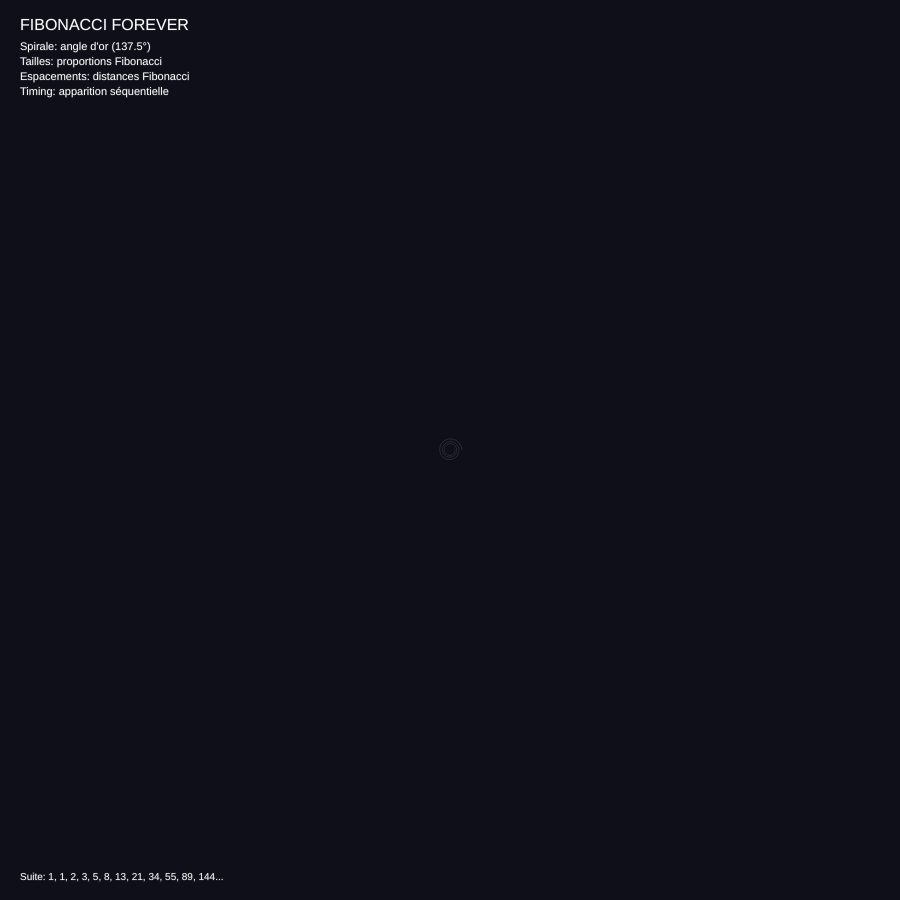
Frame 1 (no input)
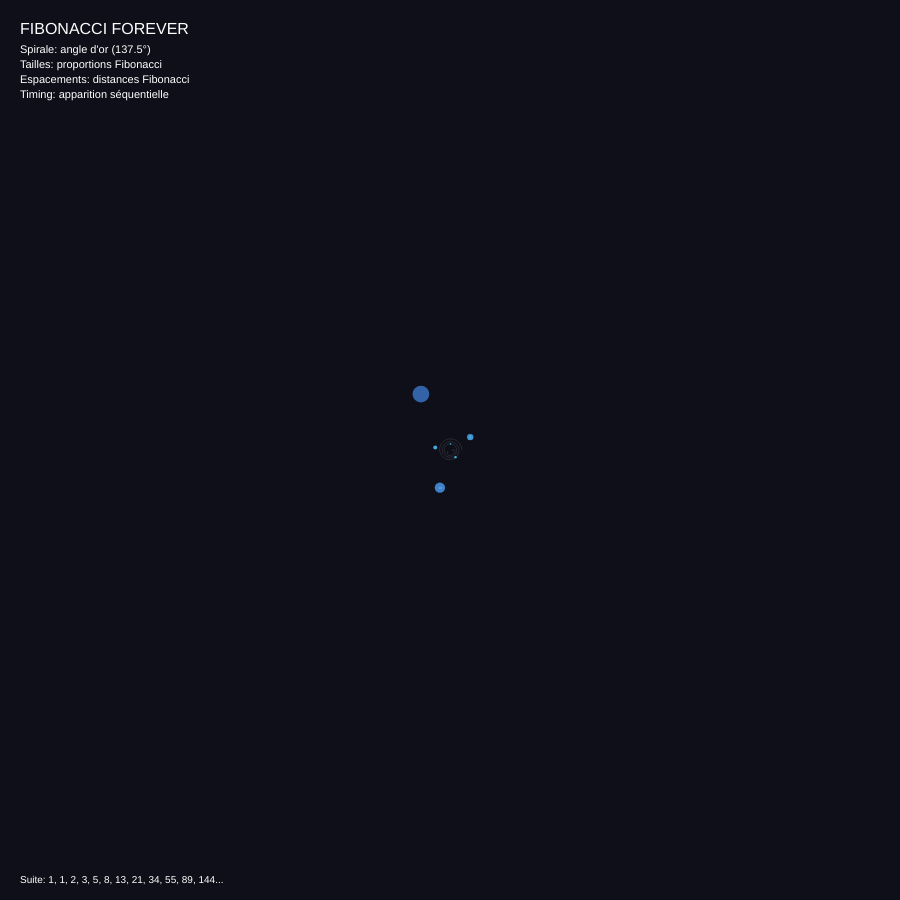
Frame 60 (no input)
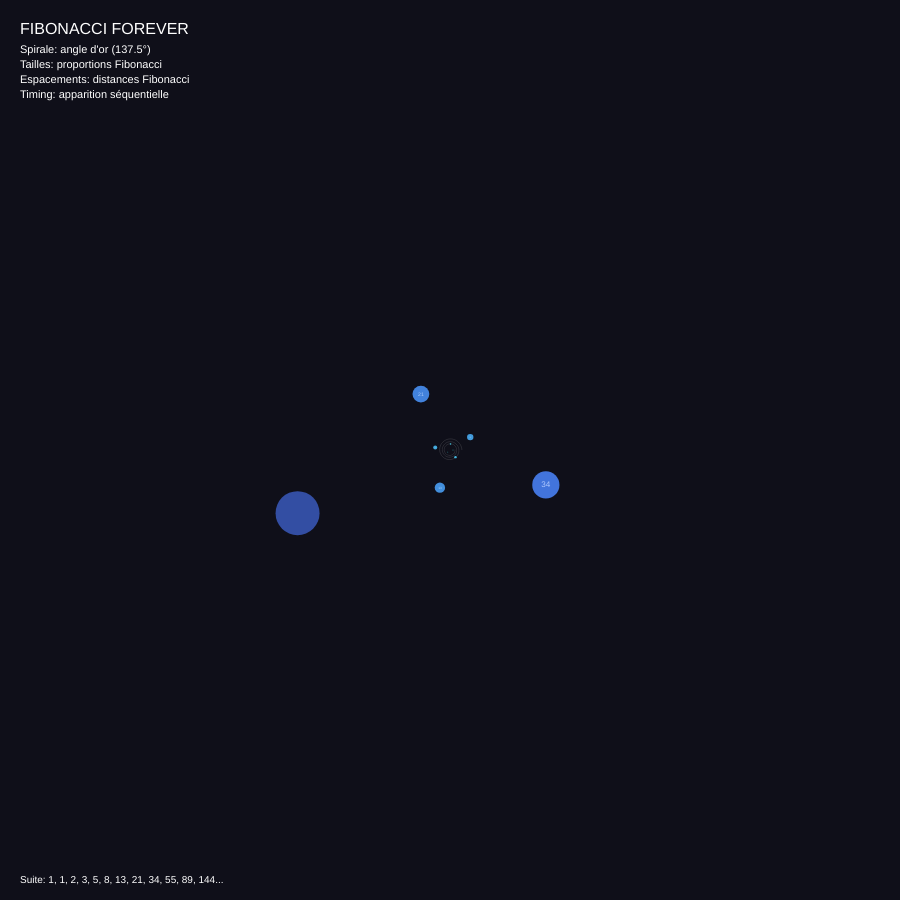
Frame 120 (the mouse pressed at the canvas centre since frame 60)

The p5.js sketch that drew these frames (run headless with seeded random() and noise() and a simulated clock; from frame 60 on, the mouse is pressed at the canvas centre):

// p5.js sketch
// ── sketch.js
// JAN 3 — Fibonacci forever
// Utilise la suite de Fibonacci pour: tailles, espacements, spirale, timing

let fib = [];
let circles = [];
let currentIndex = 0;
let goldenAngle = 137.5; // Angle d'or en degrés

function setup() {
  createCanvas(900, 900);
  
  // Générer la suite de Fibonacci
  generateFibonacci(20);
  
  // Créer les cercles avec timing Fibonacci
  for (let i = 0; i < fib.length; i++) {
    circles.push({
      // Spirale de Fibonacci (coordonnées polaires)
      angle: i * goldenAngle,
      distance: fib[i] * 3,
      // Taille basée sur Fibonacci
      size: fib[i] * 0.8,
      // Timing d'apparition basé sur Fibonacci
      appearTime: i < 10 ? fib[i] * 30 : fib[10] * 30 + (i - 10) * 100,
      visible: false,
      alpha: 0,
      index: i
    });
  }
  
  frameRate(60);
}

function draw() {
  background(15, 15, 25);
  
  translate(width / 2, height / 2);
  
  let t = millis();
  
  // Dessiner la spirale de Fibonacci
  drawFibonacciSpiral();
  
  // Afficher les cercles avec timing Fibonacci
  for (let c of circles) {
    if (t >= c.appearTime) {
      c.visible = true;
      c.alpha = lerp(c.alpha, 255, 0.05);
    }
    
    if (c.visible) {
      let x = cos(radians(c.angle)) * c.distance;
      let y = sin(radians(c.angle)) * c.distance;
      
      // Gradient de couleur basé sur l'indice
      let hue = map(c.index, 0, circles.length, 180, 280);
      colorMode(HSB);
      
      // Cercle avec opacité
      fill(hue, 70, 90, c.alpha / 255);
      noStroke();
      circle(x, y, c.size);
      
      // Numéro Fibonacci au centre
      if (c.alpha > 200 && c.index < 15) {
        fill(hue, 30, 100, c.alpha / 255);
        textAlign(CENTER, CENTER);
        textSize(c.size * 0.3);
        text(fib[c.index], x, y);
      }
    }
  }
  
  // Légende
  colorMode(RGB);
  resetMatrix();
  fill(255);
  textAlign(LEFT);
  textSize(16);
  text("FIBONACCI FOREVER", 20, 30);
  textSize(11);
  text("Spirale: angle d'or (137.5°)", 20, 50);
  text("Tailles: proportions Fibonacci", 20, 65);
  text("Espacements: distances Fibonacci", 20, 80);
  text("Timing: apparition séquentielle", 20, 95);
  
  // Suite affichée
  textSize(10);
  let fibText = "Suite: " + fib.slice(0, 12).join(", ") + "...";
  text(fibText, 20, height - 20);
}

function generateFibonacci(n) {
  fib = [1, 1];
  for (let i = 2; i < n; i++) {
    fib.push(fib[i - 1] + fib[i - 2]);
  }
}

function drawFibonacciSpiral() {
  // Dessiner la spirale dorée en fond
  noFill();
  stroke(255, 255, 255, 30);
  strokeWeight(1);
  
  beginShape();
  for (let i = 0; i < 360 * 3; i += 2) {
    let angle = radians(i);
    let r = pow(1.618, angle / PI * 0.3) * 5; // Spirale logarithmique
    let x = cos(angle) * r;
    let y = sin(angle) * r;
    vertex(x, y);
  }
  endShape();
}

function mousePressed() {
  // Reset l'animation
  for (let c of circles) {
    c.visible = false;
    c.alpha = 0;
  }
}
